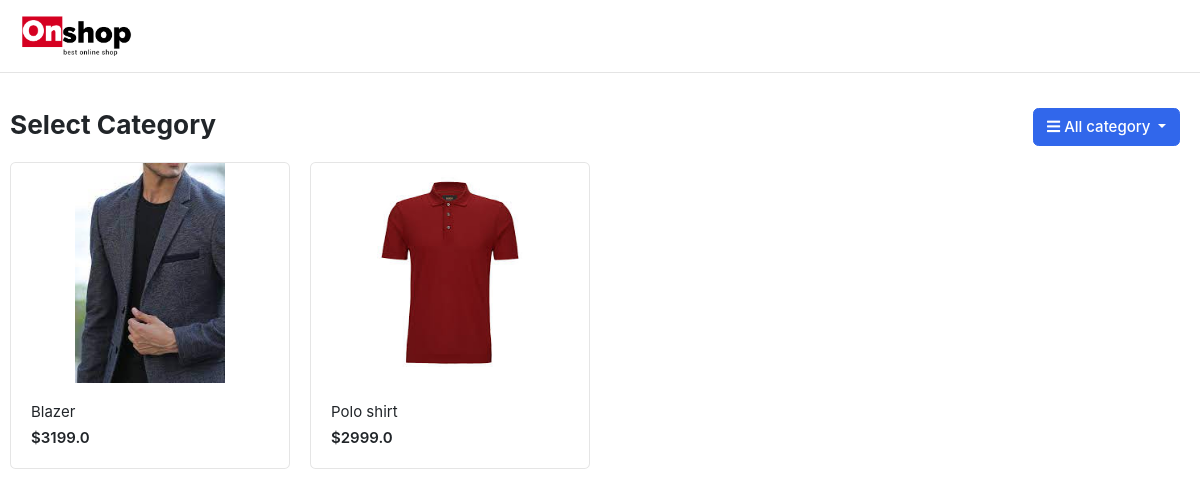
/1/, run on the app's committed database.
### app/models.py (models this page shows)
class Product(models.Model):
    category = models.ForeignKey(Category, on_delete=models.CASCADE)
    product_name = models.CharField(max_length=40, unique=True)
    product_image = models.ImageField(upload_to="uploads/%y/%m/%d")
    color = models.CharField(max_length=40)
    price = models.FloatField(blank = True)
    description = models.TextField(max_length=1000)
    size_S = models.BooleanField(default=False)
    size_M = models.BooleanField(default=False)
    size_L = models.BooleanField(default=False)
    created_at =  models.DateTimeField(auto_now_add=True)
    updated_at = models.DateTimeField(auto_now=True)

### app/views.py (the view)
# urls.py: path('<int:id>/', product_by_category, name="product_by_category"),
def product_by_category(request, id):
    products = Product.objects.filter(category=id).order_by('-price')
    categories = Category.objects.all()
    print(products)
    context = {
        "products": products,
        'categories':categories
    }
    return render(request, "index.html", context)

### templates/index.html (shortened to what this page needs)
{% extends './base/base.html' %}
{% load static %}
{% block content %}
<section class="section-name padding-y-sm">
<div class="container">
<header class="section-heading">
	<div class="col-lg col-sm col-md col-6 flex-grow-0">
		<div class="category-wrap dropdown d-inline-block float-right">
			<button type="button" class="btn btn-primary dropdown-toggle" data-toggle="dropdown">
				<i class="fa fa-bars"></i> All category
			</button>
		</div>
	</div>
	<h3 class="section-title">Select Category</h3>
</header>
<div class="row">
	{% for product in products %}
	<div class="col-md-3">
		<div class="card card-product-grid">
			<a href="{% url 'product_details' product.id %}" class="img-wrap"> <img src= '{{ product.product_image.url }}'> </a>
			<figcaption class="info-wrap">
				<a href="./product-detail.html" class="title">{{ product.product_name }}</a>
				<div class="price mt-1">${{ product.price }}</div>
			</figcaption>
		</div>
	</div>
	{% endfor %}
</div>
</div>
</section>
</body>
</html>
{% endblock %}

### onshop/static/css/ui.css (style rules this page uses)
html { font-family: "Inter", sans-serif; font-size: 15px; }
.img-wrap { text-align: center; display: block; }
.img-wrap img { max-width: 100%; }
.padding-y-sm { padding-top: 20px; padding-bottom: 20px; }
.section-heading { margin-bottom: 20px; margin-top: 15px; }
.section-title { color: #212529; }
[class*=card-product] a.title { color: #212529; display: block; }
[class*=card-product] .img-wrap { overflow: hidden; position: relative; }
[class*=card-product] .img-wrap img { height: 100%; max-width: 100%; width: auto; display: inline-block; -o-object-fit: cover; object-fit: cover; }
.card-product-grid { margin-bottom: 20px; }
.card-product-grid .img-wrap { border-radius: 0.2rem 0.2rem 0 0; height: 220px; }
.card-product-grid .info-wrap { overflow: hidden; padding: 18px 20px; }
.card .img-wrap { overflow: hidden; }
.price { font-weight: 600; color: #212529; }

### data on the page
Product: product_image (picture), product_name "Blazer", price "3199.0"
Product: product_image (picture), product_name "Polo shirt", price "2999.0"
